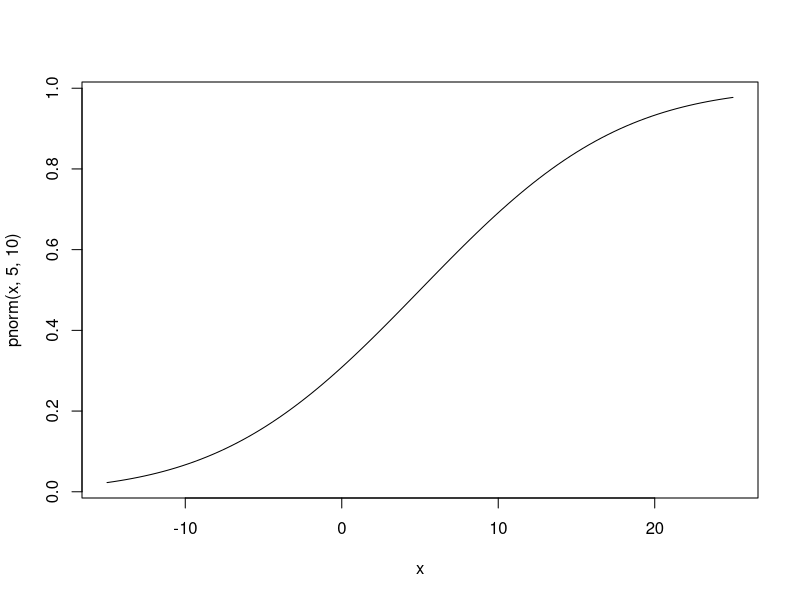

Generate this figure with R:
## ---- chunk 1
#install.packages("Deriv")
library(Deriv)
## ---- chunk 2
#' Compute F(x) for a Gaussian random variable 
#' @param x a vector of values to be evaluated at
#' @param mean the mean of the random variable
#' @param var the variance of the random variable 
#'
#' @return the cumulative distribution function evaluated at all the values of x

x<- c(1,2,3)

pgauss <- function(x,mean=0, var=1){
  
  cum.vector <- vector(length = length(x))
  
  for (i in 1:length(x)) {
    
  cum.vector[i] <- integrate(f=function(x) dnorm(x,0,1), lower= -Inf, upper= x[i])[[1]]
    
  
  }
  
  return(cum.vector)
}

pgauss(x,mean=0,var=1)
## ---- chunk 3
pgauss(3, mean=1, var=2)
## ---- chunk 4
pnorm(q=3,mean=0,sd=1)
## ---- chunk 5
curve(pnorm(x,5,10), from = -15, to= 25)
## ---- chunk 6

qgauss <- function(q, mean=0, var=1){
  
  quant.vector <- vector(length = length(q))
  
  for (i in 1: length(q)){
    f <- function(x) pgauss(x, mean,var) - q[i]
     quant.vector[i] <- uniroot(f, c(-5,5))[[1]]
    
  }
    
 return(quant.vector) 
}
## ---- chunk 7
qgauss(0.25,5,100)
qnorm(0.25,mean=5,sd=10)
